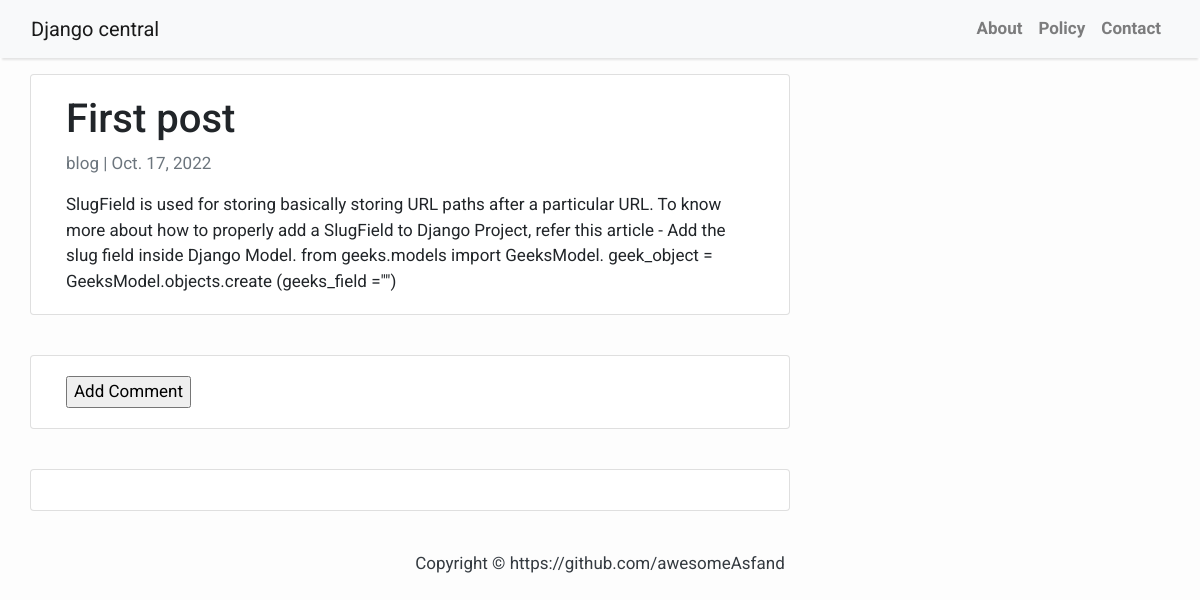
Page /detail/1/ on the earlier database version.
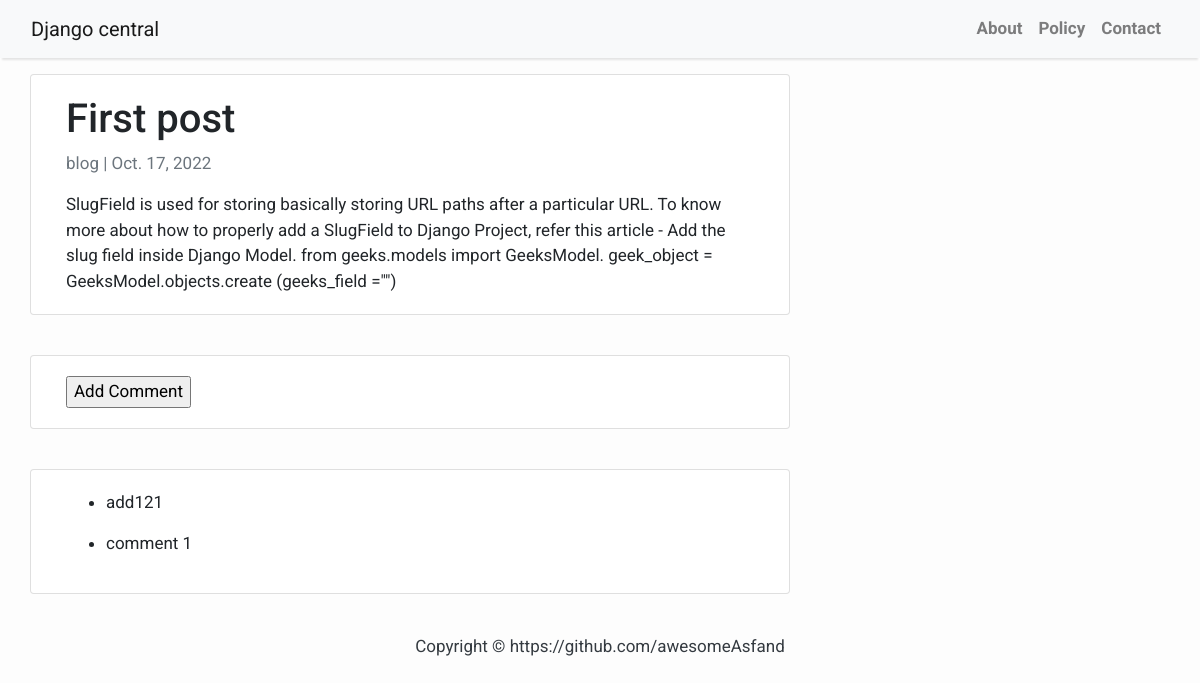
Same page on the later database version.
### blog/models.py (models this page shows, shortened)
class Post(models.Model):
    title = models.CharField(max_length=200, unique=True)
    slug = models.SlugField(max_length=200, unique=True)
    author = models.ForeignKey(User, on_delete=models.CASCADE, related_name='blog_post')
    updated_on = models.DateField(auto_now=True)
    content = models.TextField()
    created_on = models.DateField(auto_now_add=True)
    status = models.IntegerField(choices=STATUS, default=0)
    class Meta:
        ordering = ['-created_on']

class Comments(models.Model):
    post = models.ForeignKey(Post, on_delete=models.CASCADE, null=True, related_name='comments')
    comment_text = models.TextField()

### blog/views.py (the view)
# urls.py: path('detail/<int:pk>/', views.PostDetail, name='detail'),
def PostDetail(request, pk):
    post_detail = Post.objects.get(pk=pk)
    context = {'post_detail': post_detail}
    return render(request, 'blog/detail.html', context)

### blog/templates/blog/detail.html (shortened to what this page needs)
<!DOCTYPE html>
{% extends 'blog/base.html' %}
{% block content %}
<html lang="en">
<head>
</head>
<body>
<div class="container">
  <div class="row">
    <div class="col-md-8 card mb-4  mt-3 left  top">
      <div class="card-body">
        <h1>{% block title %} {{ post_detail.title }} {% endblock title %}</h1>
        <p class=" text-muted">{{ post_detail.author }} | {{ post_detail.created_on }}</p>
        <p class="card-text ">{{ post_detail.content | safe }}</p>
      </div>
    </div>
  </div>
</div>
<div class="container">
  <div class="row">
    <div class="col-md-8 card mb-4  mt-3 left  top">
      <div class="card-body">
        <a href="{% url 'comment' post_detail.id %}"><input type="submit" value="Add Comment"></a>
      </div>
    </div>
  </div>
</div>
<div class="container">
  <div class="row">
    <div class="col-md-8 card mb-4  mt-3 left  top">
      <div class="card-body">
        {% for c in post_detail.comments.all  %}
          <ul>
            <li>{{ c.comment_text }}</li>
          </ul>
        {% endfor %}
      </div>
    </div>
  </div>
</div>
</body>
</html>
{% endblock %}

### blog/templates/blog/base.html (shortened to what this page needs)
<!DOCTYPE html>
<html>
    <head>
        <link rel="stylesheet" href="https://maxcdn.bootstrapcdn.com/bootstrap/4.0.0/css/bootstrap.min.css"
 />
    </head>
    <body>
        <nav class="navbar navbar-expand-lg navbar-light bg-light shadow" id="mainNav">
            <div class="container-fluid">
                <a class="navbar-brand" href="{% url 'home' %}">Django central</a>
                <div class="collapse navbar-collapse" id="navbarResponsive">
                    <ul class="navbar-nav ml-auto">
                        <li class="nav-item text-black">
                            <a class="nav-link text-black font-weight-bold" href="#">About</a>
                        </li>
                        <li class="nav-item text-black">
                            <a class="nav-link text-black font-weight-bold" href="#">Policy</a>
                        </li>
                        <li class="nav-item text-black">
                            <a class="nav-link text-black font-weight-bold" href="#">Contact</a>
                        </li>
                    </ul>
                </div>
            </div>
        </nav>
        {% block content %}{% endblock content %}
        <footer class="py-3 bg-grey">
            <p class="m-0 text-dark text-center ">Copyright &copy; https://github.com/awesomeAsfand</p>
        </footer>
    </body>
</html>

### blog/templates/blog/base.html (style rules this page uses)
body { font-family: "Roboto", sans-serif; font-size: 17px; background-color: #fdfdfd; }
.shadow { box-shadow: 0 4px 2px -2px rgba(0, 0, 0, 0.1); }

Differences in the rows shown:
added Comments: comment_text "add121"
added Comments: comment_text "comment 1"
